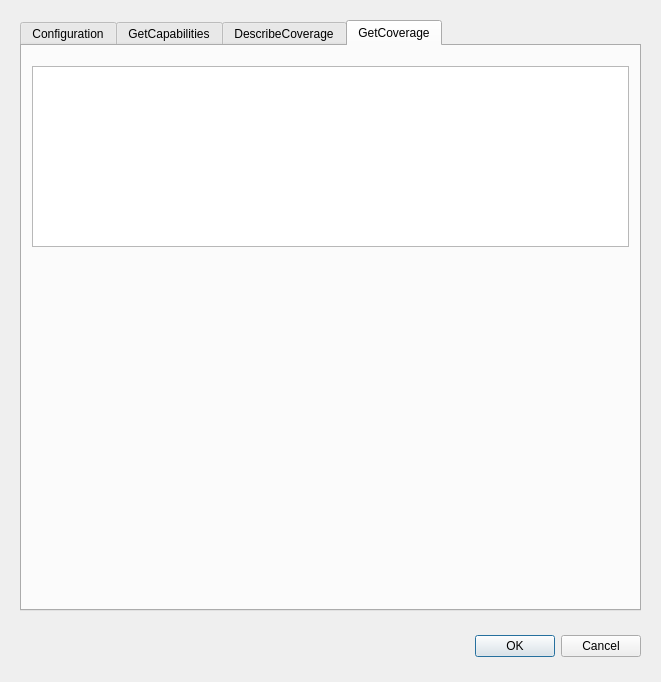
<?xml version="1.0" encoding="UTF-8"?>
<ui version="4.0">
 <class>WCSViewerDialogBase</class>
 <widget class="QDialog" name="WCSViewerDialogBase">
  <property name="geometry">
   <rect>
    <x>0</x>
    <y>0</y>
    <width>661</width>
    <height>682</height>
   </rect>
  </property>
  <property name="windowTitle">
   <string>WCSViewer</string>
  </property>
  <widget class="QDialogButtonBox" name="button_box">
   <property name="geometry">
    <rect>
     <x>460</x>
     <y>630</y>
     <width>181</width>
     <height>32</height>
    </rect>
   </property>
   <property name="orientation">
    <enum>Qt::Horizontal</enum>
   </property>
   <property name="standardButtons">
    <set>QDialogButtonBox::Cancel|QDialogButtonBox::Ok</set>
   </property>
  </widget>
  <widget class="QTabWidget" name="tabWidget">
   <property name="geometry">
    <rect>
     <x>20</x>
     <y>20</y>
     <width>621</width>
     <height>591</height>
    </rect>
   </property>
   <property name="currentIndex">
    <number>3</number>
   </property>
   <widget class="QWidget" name="tab">
    <attribute name="title">
     <string>Configuration</string>
    </attribute>
    <widget class="QLabel" name="label">
     <property name="geometry">
      <rect>
       <x>10</x>
       <y>70</y>
       <width>271</width>
       <height>17</height>
      </rect>
     </property>
     <property name="text">
      <string>URL: (e.g http://www.example.com/ows)</string>
     </property>
    </widget>
    <widget class="QPushButton" name="sendRequestBtn">
     <property name="geometry">
      <rect>
       <x>490</x>
       <y>100</y>
       <width>91</width>
       <height>31</height>
      </rect>
     </property>
     <property name="text">
      <string>Connect</string>
     </property>
    </widget>
    <widget class="QLineEdit" name="lineEdit">
     <property name="geometry">
      <rect>
       <x>10</x>
       <y>100</y>
       <width>461</width>
       <height>31</height>
      </rect>
     </property>
     <property name="text">
      <string>http://127.0.0.1:8000/ows/</string>
     </property>
    </widget>
    <widget class="QTextEdit" name="textOutput">
     <property name="enabled">
      <bool>false</bool>
     </property>
     <property name="geometry">
      <rect>
       <x>10</x>
       <y>210</y>
       <width>591</width>
       <height>331</height>
      </rect>
     </property>
    </widget>
    <widget class="QLabel" name="label_2">
     <property name="geometry">
      <rect>
       <x>10</x>
       <y>180</y>
       <width>121</width>
       <height>17</height>
      </rect>
     </property>
     <property name="text">
      <string>Log Connection:</string>
     </property>
    </widget>
   </widget>
   <widget class="QWidget" name="tab_2">
    <attribute name="title">
     <string>GetCapabilities</string>
    </attribute>
    <widget class="QTextEdit" name="capabilitiesOutput">
     <property name="geometry">
      <rect>
       <x>20</x>
       <y>20</y>
       <width>581</width>
       <height>521</height>
      </rect>
     </property>
    </widget>
   </widget>
   <widget class="QWidget" name="tab_3">
    <attribute name="title">
     <string>DescribeCoverage</string>
    </attribute>
   </widget>
   <widget class="QWidget" name="tab_4">
    <attribute name="title">
     <string>GetCoverage</string>
    </attribute>
    <widget class="QListWidget" name="coveragesList">
     <property name="geometry">
      <rect>
       <x>10</x>
       <y>20</y>
       <width>597</width>
       <height>181</height>
      </rect>
     </property>
    </widget>
   </widget>
  </widget>
 </widget>
 <resources/>
 <connections>
  <connection>
   <sender>button_box</sender>
   <signal>accepted()</signal>
   <receiver>WCSViewerDialogBase</receiver>
   <slot>accept()</slot>
   <hints>
    <hint type="sourcelabel">
     <x>20</x>
     <y>20</y>
    </hint>
    <hint type="destinationlabel">
     <x>20</x>
     <y>20</y>
    </hint>
   </hints>
  </connection>
  <connection>
   <sender>button_box</sender>
   <signal>rejected()</signal>
   <receiver>WCSViewerDialogBase</receiver>
   <slot>reject()</slot>
   <hints>
    <hint type="sourcelabel">
     <x>20</x>
     <y>20</y>
    </hint>
    <hint type="destinationlabel">
     <x>20</x>
     <y>20</y>
    </hint>
   </hints>
  </connection>
 </connections>
</ui>
